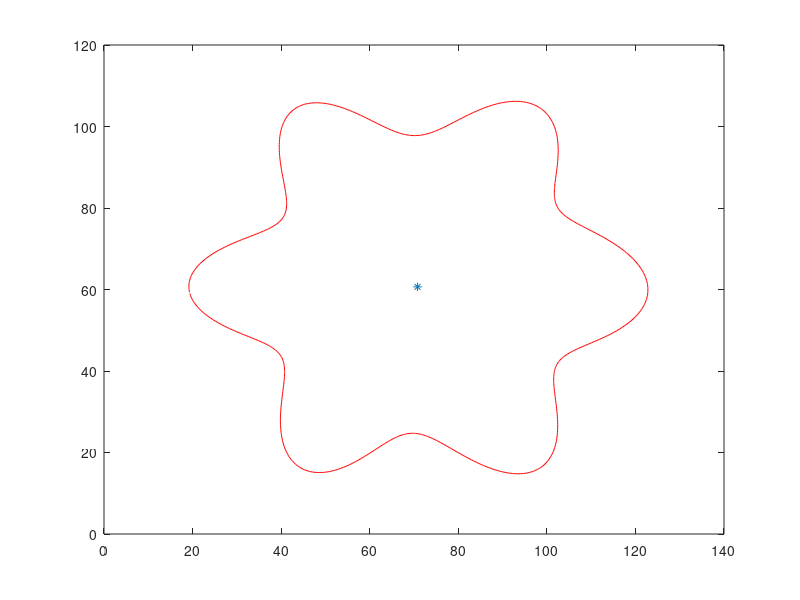

Reproduce this figure in MATLAB.
%eliptici
%%descriptori eliptici
ax = [ -44.2 0.6 0.7 -0.4 -4.48 -0.01 -3.7];
bx = [ 1.2 0.1 -0.03 -0.2 0.5 0.1 0.9];
ay = [ -1.2 -0.1 0.1 0.2 0.6 -0.3 -0.6];
by = [ -43.8 0.8 0.1 0.4 3.7 -0. -3.6];
ax0 = 141.6;
ay0 = 121.3;
m = 1000;% preizia rezultatului
T = m; w = 2*pi/T;
for n = 1:m
X(n) = ax0/2;
Y(n) = ay0/2;
for k = 1:7
X(n) = X(n) + ax(k)*cos(k*w*n) + bx(k)*sin(k*w*n);
Y(n) = Y(n) + ay(k)*cos(k*w*n) + by(k)*sin(k*w*n);
end
end
C = [X;Y];
plot(C(1,:),C(2,:),'r'); hold on;
plot(0.5*ax0,0.5*ay0,'*');
